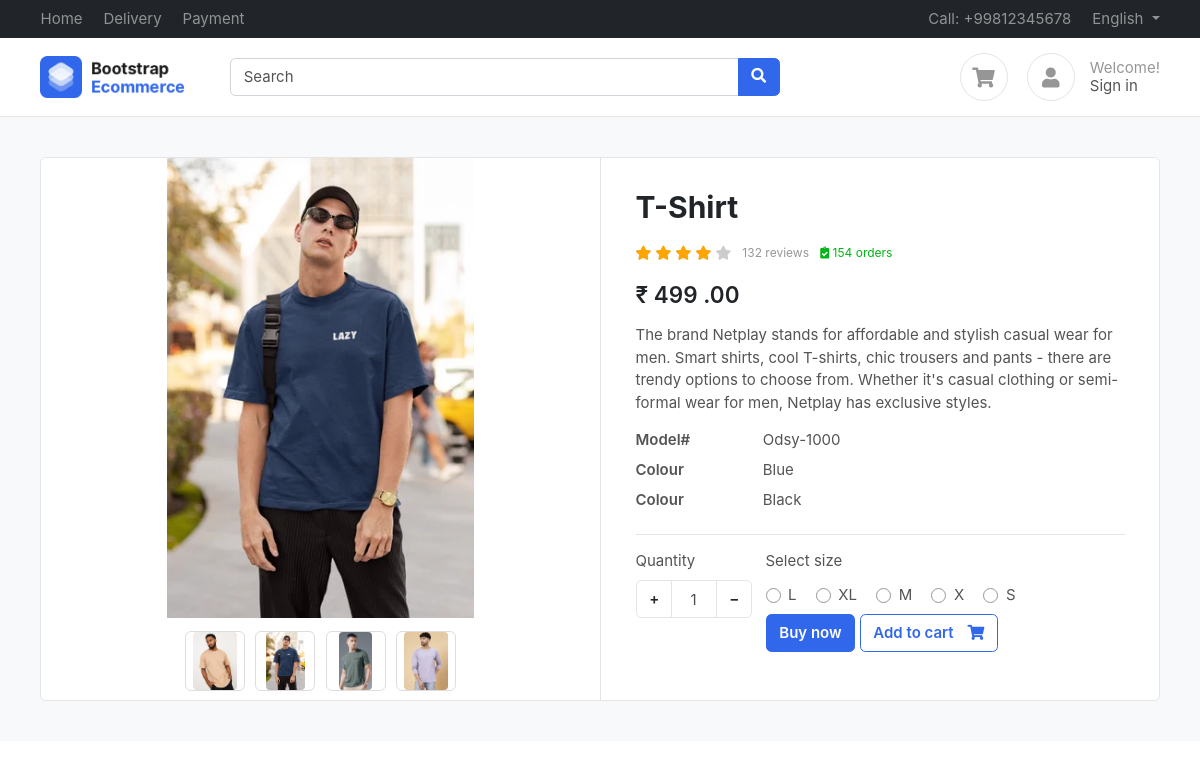
The app's page /product/t-shirt/ with its own data.
### Product/models.py (models this page shows, shortened)
class Product(BaseClass):
    product_name = models.CharField(max_length=50)
    slug = models.SlugField(unique=True , null=True , blank=True)
    category = models.ForeignKey(Category, related_name = "Product", on_delete=models.CASCADE)
    price = models.IntegerField()
    description = models.TextField()
    colour_variant = models.ManyToManyField(ColourVariant)
    size_variant = models.ManyToManyField(SizeVariant)

class ProductImage(BaseClass):
    product = models.ForeignKey(Product, related_name = "Product_Images", on_delete=models.CASCADE)
    product_image = models.ImageField(upload_to="Product")

class ColourVariant(BaseClass):
    colour = models.CharField(max_length=20 , null=True , blank=True)
    price = models.IntegerField(default=0)

class SizeVariant(BaseClass):
    size = models.CharField(max_length=20 , null=True , blank=True)
    price = models.IntegerField(default=0)

### Product/views.py (the view)
# urls.py: path('<slug>/',get_product,name="GetProduct"),
def get_product(request , slug):
    try:
        product = Product.objects.get(slug = slug)
        context = {'product' : product}
        if request.GET.get('size'):
            size = request.GET.get('size')
            price = product.get_product_price_by_size(size)
            context['selected_size'] = size
            context['updated_price'] = price
        return render(request , 'Product/product.html' , context = context)
    except Exception as e:
        print(e)

### Template/Product/product.html (shortened to what this page needs)
{% extends "base/base.html" %}
{% block main  %}
<section class="section-content padding-y bg">
    <div class="container">
    <div class="card">
        <div class="row no-gutters">
            <aside class="col-md-6">
    <article class="gallery-wrap">
    <div class="img-big-wrap">
      <div> <a><img src="/media/{{product.Product_Images.first.product_image}}"></a></div>
    </div>
    <div class="thumbs-wrap">
      {%for image in product.Product_Images.all%}
      <a href="" class="item-thumb"> <img src="/media/{{image.product_image}}"></a>
      {%endfor%}
    </div>
    </article>
            </aside>
            <main class="col-md-6 border-left">
    <article class="content-body">
    <h2 class="title">{{product.product_name}}</h2>
    <div class="rating-wrap my-3">
        <ul class="rating-stars">
            <li style="width:80%" class="stars-active">
                <i class="fa fa-star"></i> <i class="fa fa-star"></i>
                <i class="fa fa-star"></i> <i class="fa fa-star"></i>
            </li>
            <li>
                <i class="fa fa-star"></i> <i class="fa fa-star"></i>
                <i class="fa fa-star"></i> <i class="fa fa-star"></i>
                <i class="fa fa-star"></i>
            </li>
        </ul>
        <small class="label-rating text-muted">132 reviews</small>
        <small class="label-rating text-success"> <i class="fa fa-clipboard-check"></i> 154 orders </small>
    </div>
    <div class="mb-3">
      <var class="price h4">₹
        {%if updated_price %}
        {{updated_price}}
        {% else %}
        {{product.price}}
      {% endif %}
      .00</var>
    </div>
    <p>{{product.description}}</p>
    <dl class="row">
      <dt class="col-sm-3">Model#</dt>
      <dd class="col-sm-9">Odsy-1000</dd>
      {% if product.colour_variant.count%}
        {% for colour in product.colour_variant.all %}
      <dt class="col-sm-3">Colour</dt>
      <dd class="col-sm-9">{{colour.colour}}</dd>
        {% endfor %}
      {% endif %}
    </dl>
    <hr>
        <div class="form-row">
            <div class="form-group col-md flex-grow-0">
                <label>Quantity</label>
                <div class="input-group mb-3 input-spinner">
                  <div class="input-group-prepend">
                    <button class="btn btn-light" type="button" id="button-plus"> + </button>
                  </div>
                  <input type="text" class="form-control" value="1">
                  <div class="input-group-append">
                    <button class="btn btn-light" type="button" id="button-minus"> − </button>
                  </div>
                </div>
            </div>
            {% if product.size_variant.count %}
            <div class="form-group col-md">
                    <label>Select size</label>
                    <div class="mt-1">
                      {% for size in product.size_variant.all %}
                        <label class="custom-control custom-radio custom-control-inline">
                          <div class="custom-control-label">{{size.size}}</div>
                        </label>
                        {% endfor %}
            {% endif %}
        </div>
        <a href="#" class="btn  btn-primary"> Buy now </a>
        <a href="{% url 'add_to_cart' product.uid %}?variant={{selected_size}}" class="btn  btn-outline-primary">
          <span class="text">Add to cart</span> <i class="fas fa-shopping-cart"></i>  </a>
    </article>
            </main>
        </div>
    </div>
    </div>
    </section>
    {% endblock main  %}

### Template/Base/base.html (shortened to what this page needs)
<!DOCTYPE HTML>
<html lang="en">
<head>
<link href="/media/css/bootstrap.css" rel="stylesheet" type="text/css"/>
<link href="/media/fonts/fontawesome/css/all.min.css" type="text/css" rel="stylesheet">
<link href="/media/css/ui.css" rel="stylesheet" type="text/css"/>
<link href="/media/css/responsive.css" rel="stylesheet" />
</head>
<body>
	<header class="section-header">
		<nav class="navbar navbar-dark navbar-expand p-0 bg-dark">
		<div class="container">
			<ul class="navbar-nav d-none d-md-flex mr-auto">
				<li class="nav-item"><a class="nav-link" href="#">Home</a></li>
				<li class="nav-item"><a class="nav-link" href="#">Delivery</a></li>
				<li class="nav-item"><a class="nav-link" href="#">Payment</a></li>
			</ul>
			<ul class="navbar-nav">
				<li class="nav-item"><a href="#" class="nav-link"> Call: +99812345678 </a></li>
				<li class="nav-item dropdown">
					 <a href="#" class="nav-link dropdown-toggle" data-toggle="dropdown"> English </a>
				</li>
			</ul>
		  </div>
		</nav>
		<section class="header-main border-bottom">
			<div class="container">
		<div class="row align-items-center">
			<div class="col-lg-2 col-4">
				<div class="brand-wrap">
					<img class="logo" src="/media/images/logo.png">
				</div>
			</div>
			<div class="col-lg-6 col-sm-12">
				<form action="#" class="search">
					<div class="input-group w-100">
						<input type="text" class="form-control" placeholder="Search">
						<div class="input-group-append">
						  <button class="btn btn-primary" type="submit">
							<i class="fa fa-search"></i>
						  </button>
						</div>
					</div>
				</form>
			</div>
			<div class="col-lg-4 col-sm-6 col-8">
				<div class="widgets-wrap float-md-right">
					<div class="widget-header  mr-3">
						<a href="#" class="icon icon-sm rounded-circle border"><i class="fa fa-shopping-cart"></i></a>
					</div>
					<div class="widget-header icontext">
						<a href="#" class="icon icon-sm rounded-circle border"><i class="fa fa-user"></i></a>
						<div class="text">
							<span class="text-muted">Welcome!</span>
							<div>
								<a href="/accounts/login/">Sign in</a>
							</div>
						</div>
					</div>
				</div>
			</div>
		</div>
			</div>
		</section>
		</header>
{% block main %}
{% endblock main %}
    </body>
    </html>

### public/static/css/ui.css (style rules this page uses)
html { font-family: 'Inter', sans-serif; font-size: 15px; }
.content-body { flex: 1 1 auto; padding: 2rem 2.3rem; }
.icon-xs, .icon-sm, .icon-md, .icon-lg { display: inline-block; text-align: center; flex-shrink: 0; flex-grow: 0; }
.icon-sm { width: 48px; height: 48px; line-height: 48px; font-size: 20px; }
.padding-y { padding-top: 40px; padding-bottom: 40px; }
var { font-style: normal; }
article:after, .form-group:after { display: block; clear: both; content: ""; }
.bg { background-color: #f8f9fa; }
.card .title { color: #212529; }
.header-main { position: relative; padding-top: 1rem; padding-bottom: 1rem; }
.brand-wrap .logo, .navbar-brand .logo { margin-right: 7px; max-height: 42px; display: inline-block; }
.widget-header { display: inline-block; vertical-align: middle; position: relative; }
.widget-header a { color: #545454; }
.widget-header i { color: #969696; }
.btn-light { background-color: #fff; border-color: #e4e4e4; }
.btn .text + i { margin-left: 10px; }
dl[class="row"] { margin-bottom: 0; }
.icontext { display: inline-flex; align-items: center; vertical-align: middle; }
.icontext .text { width: 100%; line-height: 1.2; color: #212529; }
.icontext .icon { position: relative; margin-right: 15px; flex-shrink: 0; flex-grow: 0; }
.price { font-weight: 600; color: #212529; }
.label-rating { margin-left: 7px; display: inline-block; vertical-align: middle; }
.rating-stars { display: inline-block; vertical-align: middle; list-style: none; margin: 0; padding: 0; position: relative; white-space: nowrap; clear: both; }
.rating-stars i { font-size: 14px; color: #ccc; display: inline; }
.rating-stars li { display: block; text-overflow: clip; white-space: nowrap; z-index: 1; }
.rating-stars li.stars-active { z-index: 2; position: absolute; top: 0; left: 0; overflow: hidden; }
.rating-stars li.stars-active i { color: orange; }
.input-spinner { width: 120px; flex-wrap: nowrap; display: inline-flex; }
.input-spinner input.form-control { text-align: center; max-width: 46px; flex-basis: 46px; border-color: #e4e4e4; flex-grow: 0; }
.input-spinner .btn { width: 36px; text-align: center; }
.gallery-wrap .img-big-wrap { margin-bottom: 10px; border-radius: 0.37rem; overflow: hidden; background-color: #fff; }
.gallery-wrap .img-big-wrap a { text-align: center; display: block; }
.gallery-wrap .img-big-wrap img { height: 460px; width: auto; display: inline-block; cursor: zoom-in; }
.gallery-wrap .thumbs-wrap { text-align: center; }
.gallery-wrap .thumbs-wrap .item-thumb { width: 60px; height: 60px; border: 1px solid #ddd; border-radius: 6px; margin: 3px; display: inline-block; overflow: hidden; }
.gallery-wrap .thumbs-wrap img { max-width: 100%; max-height: 100%; object-fit: cover; border-radius: 4px; cursor: zoom-in; }

### records on screen
Product: Product_Images.first.product_image (picture), product_name "T-Shirt", price "499", description "The brand Netplay stands for affordable and stylish casual wear for men. Smart shirts, cool T-shirts, chic trousers and pants - there are trendy options to choose from. Whether it's casual clothing or semi-formal wear for men, Netplay has exclusive styles."
ProductImage: product_image (picture)
ProductImage: product_image (picture)
ProductImage: product_image (picture)
ProductImage: product_image (picture)
ColourVariant: colour "Blue"
ColourVariant: colour "Black"
SizeVariant: size "L"
SizeVariant: size "XL"
SizeVariant: size "M"
SizeVariant: size "X"
SizeVariant: size "S"
